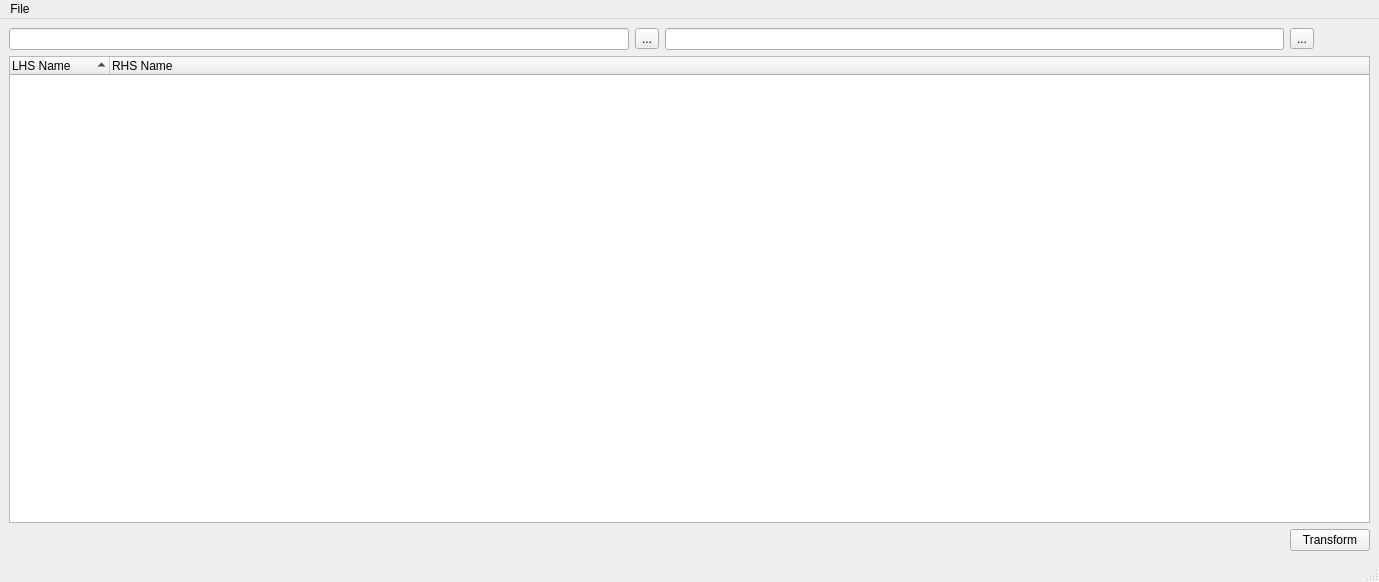
<?xml version="1.0" encoding="UTF-8"?>
<ui version="4.0">
 <class>CMainWindow</class>
 <widget class="QMainWindow" name="CMainWindow">
  <property name="geometry">
   <rect>
    <x>0</x>
    <y>0</y>
    <width>1379</width>
    <height>582</height>
   </rect>
  </property>
  <property name="windowTitle">
   <string>Multi Movie in a Dir Finder</string>
  </property>
  <property name="windowIcon">
   <iconset resource="application.qrc">
    <normaloff>:/resources/open.png</normaloff>:/resources/open.png</iconset>
  </property>
  <widget class="QWidget" name="centralwidget">
   <layout class="QGridLayout" name="gridLayout">
    <item row="2" column="0" colspan="3">
     <spacer name="horizontalSpacer">
      <property name="orientation">
       <enum>Qt::Horizontal</enum>
      </property>
      <property name="sizeHint" stdset="0">
       <size>
        <width>1257</width>
        <height>20</height>
       </size>
      </property>
     </spacer>
    </item>
    <item row="2" column="3">
     <widget class="QPushButton" name="btnTransform">
      <property name="text">
       <string>Transform</string>
      </property>
     </widget>
    </item>
    <item row="0" column="2">
     <widget class="QLineEdit" name="rhsDir"/>
    </item>
    <item row="0" column="0">
     <widget class="QLineEdit" name="lhsDir">
      <property name="sizePolicy">
       <sizepolicy hsizetype="Expanding" vsizetype="Fixed">
        <horstretch>0</horstretch>
        <verstretch>0</verstretch>
       </sizepolicy>
      </property>
     </widget>
    </item>
    <item row="0" column="3">
     <widget class="QToolButton" name="btnSelectRHSDir">
      <property name="text">
       <string>...</string>
      </property>
      <property name="icon">
       <iconset resource="application.qrc">
        <normaloff>:/resources/open.png</normaloff>:/resources/open.png</iconset>
      </property>
     </widget>
    </item>
    <item row="0" column="1">
     <widget class="QToolButton" name="btnSelectLHSDir">
      <property name="text">
       <string>...</string>
      </property>
      <property name="icon">
       <iconset resource="application.qrc">
        <normaloff>:/resources/open.png</normaloff>:/resources/open.png</iconset>
      </property>
     </widget>
    </item>
    <item row="1" column="0" colspan="4">
     <widget class="QTreeWidget" name="directories">
      <property name="editTriggers">
       <set>QAbstractItemView::NoEditTriggers</set>
      </property>
      <property name="alternatingRowColors">
       <bool>true</bool>
      </property>
      <property name="selectionMode">
       <enum>QAbstractItemView::MultiSelection</enum>
      </property>
      <property name="sortingEnabled">
       <bool>true</bool>
      </property>
      <column>
       <property name="text">
        <string notr="true">LHS Name</string>
       </property>
      </column>
      <column>
       <property name="text">
        <string>RHS Name</string>
       </property>
      </column>
     </widget>
    </item>
   </layout>
  </widget>
  <widget class="QMenuBar" name="menubar">
   <property name="geometry">
    <rect>
     <x>0</x>
     <y>0</y>
     <width>1379</width>
     <height>22</height>
    </rect>
   </property>
   <widget class="QMenu" name="menuFile">
    <property name="title">
     <string>File</string>
    </property>
    <addaction name="actionSetDirectory"/>
    <addaction name="separator"/>
    <addaction name="actionExit"/>
   </widget>
   <addaction name="menuFile"/>
  </widget>
  <widget class="QStatusBar" name="statusbar"/>
  <action name="actionSetDirectory">
   <property name="text">
    <string>Set &amp;Directory...</string>
   </property>
  </action>
  <action name="actionExit">
   <property name="text">
    <string>E&amp;xit</string>
   </property>
  </action>
 </widget>
 <tabstops>
  <tabstop>lhsDir</tabstop>
  <tabstop>directories</tabstop>
 </tabstops>
 <resources>
  <include location="application.qrc"/>
 </resources>
 <connections>
  <connection>
   <sender>actionExit</sender>
   <signal>triggered()</signal>
   <receiver>CMainWindow</receiver>
   <slot>close()</slot>
   <hints>
    <hint type="sourcelabel">
     <x>-1</x>
     <y>-1</y>
    </hint>
    <hint type="destinationlabel">
     <x>399</x>
     <y>299</y>
    </hint>
   </hints>
  </connection>
 </connections>
</ui>
